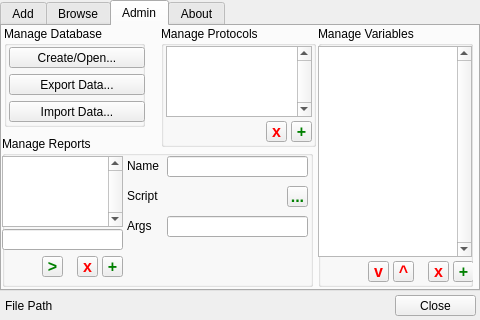
<?xml version="1.0" encoding="UTF-8"?>
<ui version="4.0">
 <class>Form</class>
 <widget class="QWidget" name="Form">
  <property name="geometry">
   <rect>
    <x>0</x>
    <y>0</y>
    <width>480</width>
    <height>320</height>
   </rect>
  </property>
  <property name="sizePolicy">
   <sizepolicy hsizetype="Preferred" vsizetype="Preferred">
    <horstretch>0</horstretch>
    <verstretch>0</verstretch>
   </sizepolicy>
  </property>
  <property name="windowTitle">
   <string>Form</string>
  </property>
  <widget class="QTabWidget" name="tabWidget">
   <property name="geometry">
    <rect>
     <x>0</x>
     <y>0</y>
     <width>480</width>
     <height>291</height>
    </rect>
   </property>
   <property name="currentIndex">
    <number>2</number>
   </property>
   <widget class="QWidget" name="tab">
    <attribute name="title">
     <string>Add</string>
    </attribute>
    <widget class="QLabel" name="label_6">
     <property name="geometry">
      <rect>
       <x>10</x>
       <y>10</y>
       <width>71</width>
       <height>16</height>
      </rect>
     </property>
     <property name="text">
      <string>Subject #</string>
     </property>
    </widget>
    <widget class="QLineEdit" name="add_subject_lineEdit">
     <property name="geometry">
      <rect>
       <x>80</x>
       <y>10</y>
       <width>64</width>
       <height>21</height>
      </rect>
     </property>
     <property name="readOnly">
      <bool>false</bool>
     </property>
    </widget>
    <widget class="QPushButton" name="add_pushButton">
     <property name="geometry">
      <rect>
       <x>385</x>
       <y>235</y>
       <width>81</width>
       <height>21</height>
      </rect>
     </property>
     <property name="text">
      <string>Add</string>
     </property>
    </widget>
    <widget class="QGroupBox" name="groupBox_6">
     <property name="geometry">
      <rect>
       <x>2</x>
       <y>35</y>
       <width>231</width>
       <height>221</height>
      </rect>
     </property>
     <property name="title">
      <string>Demographic Data</string>
     </property>
     <widget class="QLabel" name="label_3">
      <property name="geometry">
       <rect>
        <x>5</x>
        <y>87</y>
        <width>71</width>
        <height>16</height>
       </rect>
      </property>
      <property name="text">
       <string>Email</string>
      </property>
     </widget>
     <widget class="QDateEdit" name="add_birthdate_dateEdit">
      <property name="geometry">
       <rect>
        <x>79</x>
        <y>145</y>
        <width>111</width>
        <height>21</height>
       </rect>
      </property>
      <property name="displayFormat">
       <string>yyyy-MM-dd</string>
      </property>
      <property name="calendarPopup">
       <bool>true</bool>
      </property>
     </widget>
     <widget class="QLabel" name="label_4">
      <property name="geometry">
       <rect>
        <x>5</x>
        <y>118</y>
        <width>71</width>
        <height>16</height>
       </rect>
      </property>
      <property name="text">
       <string>Phone #</string>
      </property>
     </widget>
     <widget class="QLineEdit" name="add_lname_lineEdit">
      <property name="geometry">
       <rect>
        <x>79</x>
        <y>55</y>
        <width>141</width>
        <height>21</height>
       </rect>
      </property>
     </widget>
     <widget class="QLabel" name="label_5">
      <property name="geometry">
       <rect>
        <x>5</x>
        <y>148</y>
        <width>71</width>
        <height>16</height>
       </rect>
      </property>
      <property name="text">
       <string>Birthdate</string>
      </property>
     </widget>
     <widget class="QLabel" name="label_2">
      <property name="geometry">
       <rect>
        <x>5</x>
        <y>57</y>
        <width>71</width>
        <height>16</height>
       </rect>
      </property>
      <property name="text">
       <string>Last Name</string>
      </property>
     </widget>
     <widget class="QLineEdit" name="add_email_lineEdit">
      <property name="geometry">
       <rect>
        <x>79</x>
        <y>85</y>
        <width>141</width>
        <height>21</height>
       </rect>
      </property>
     </widget>
     <widget class="QLineEdit" name="add_phone_lineEdit">
      <property name="geometry">
       <rect>
        <x>79</x>
        <y>115</y>
        <width>141</width>
        <height>21</height>
       </rect>
      </property>
     </widget>
     <widget class="QLabel" name="label">
      <property name="geometry">
       <rect>
        <x>5</x>
        <y>25</y>
        <width>71</width>
        <height>21</height>
       </rect>
      </property>
      <property name="text">
       <string>First Name</string>
      </property>
     </widget>
     <widget class="QLineEdit" name="add_fname_lineEdit">
      <property name="geometry">
       <rect>
        <x>79</x>
        <y>25</y>
        <width>141</width>
        <height>21</height>
       </rect>
      </property>
     </widget>
     <widget class="QCheckBox" name="add_contact_checkBox">
      <property name="geometry">
       <rect>
        <x>5</x>
        <y>175</y>
        <width>196</width>
        <height>26</height>
       </rect>
      </property>
      <property name="text">
       <string>Consent to be contacted?</string>
      </property>
     </widget>
     <widget class="QLabel" name="add_age_label">
      <property name="geometry">
       <rect>
        <x>200</x>
        <y>148</y>
        <width>51</width>
        <height>16</height>
       </rect>
      </property>
      <property name="text">
       <string>Age</string>
      </property>
     </widget>
    </widget>
    <widget class="QGroupBox" name="groupBox_7">
     <property name="geometry">
      <rect>
       <x>240</x>
       <y>35</y>
       <width>231</width>
       <height>146</height>
      </rect>
     </property>
     <property name="title">
      <string>IRB/NIH Protocol Data</string>
     </property>
     <widget class="QComboBox" name="add_protocol_comboBox">
      <property name="geometry">
       <rect>
        <x>79</x>
        <y>25</y>
        <width>141</width>
        <height>21</height>
       </rect>
      </property>
     </widget>
     <widget class="QLabel" name="label_7">
      <property name="geometry">
       <rect>
        <x>5</x>
        <y>58</y>
        <width>71</width>
        <height>16</height>
       </rect>
      </property>
      <property name="text">
       <string>Ethnic ID</string>
      </property>
     </widget>
     <widget class="QComboBox" name="add_gender_comboBox">
      <property name="geometry">
       <rect>
        <x>79</x>
        <y>115</y>
        <width>141</width>
        <height>21</height>
       </rect>
      </property>
     </widget>
     <widget class="QComboBox" name="add_ethnic_id_comboBox">
      <property name="geometry">
       <rect>
        <x>79</x>
        <y>55</y>
        <width>141</width>
        <height>21</height>
       </rect>
      </property>
     </widget>
     <widget class="QLabel" name="label_8">
      <property name="geometry">
       <rect>
        <x>5</x>
        <y>88</y>
        <width>71</width>
        <height>16</height>
       </rect>
      </property>
      <property name="text">
       <string>Race</string>
      </property>
     </widget>
     <widget class="QComboBox" name="add_race_comboBox">
      <property name="geometry">
       <rect>
        <x>79</x>
        <y>85</y>
        <width>141</width>
        <height>21</height>
       </rect>
      </property>
     </widget>
     <widget class="QLabel" name="label_9">
      <property name="geometry">
       <rect>
        <x>5</x>
        <y>118</y>
        <width>71</width>
        <height>16</height>
       </rect>
      </property>
      <property name="text">
       <string>Gender</string>
      </property>
     </widget>
     <widget class="QLabel" name="label_12">
      <property name="geometry">
       <rect>
        <x>5</x>
        <y>28</y>
        <width>71</width>
        <height>16</height>
       </rect>
      </property>
      <property name="text">
       <string>Protocol</string>
      </property>
     </widget>
    </widget>
   </widget>
   <widget class="QWidget" name="tab_2">
    <attribute name="title">
     <string>Browse</string>
    </attribute>
    <widget class="QComboBox" name="edit_subject_list_comboBox">
     <property name="geometry">
      <rect>
       <x>225</x>
       <y>10</y>
       <width>201</width>
       <height>21</height>
      </rect>
     </property>
    </widget>
    <widget class="QLineEdit" name="edit_search_lineEdit">
     <property name="geometry">
      <rect>
       <x>25</x>
       <y>10</y>
       <width>171</width>
       <height>21</height>
      </rect>
     </property>
     <property name="toolTip">
      <string/>
     </property>
    </widget>
    <widget class="QLabel" name="edit_find_label">
     <property name="geometry">
      <rect>
       <x>5</x>
       <y>10</y>
       <width>21</width>
       <height>21</height>
      </rect>
     </property>
     <property name="text">
      <string>Search:</string>
     </property>
    </widget>
    <widget class="QLabel" name="edit_subjects_label">
     <property name="geometry">
      <rect>
       <x>205</x>
       <y>10</y>
       <width>21</width>
       <height>21</height>
      </rect>
     </property>
     <property name="text">
      <string>Subject:</string>
     </property>
    </widget>
    <widget class="QGroupBox" name="groupBox">
     <property name="geometry">
      <rect>
       <x>0</x>
       <y>35</y>
       <width>181</width>
       <height>226</height>
      </rect>
     </property>
     <property name="title">
      <string>Demographic Data</string>
     </property>
     <property name="checkable">
      <bool>false</bool>
     </property>
     <widget class="QLabel" name="edit_email_label">
      <property name="geometry">
       <rect>
        <x>5</x>
        <y>40</y>
        <width>171</width>
        <height>16</height>
       </rect>
      </property>
      <property name="text">
       <string>Email</string>
      </property>
     </widget>
     <widget class="QLabel" name="edit_phone_label">
      <property name="geometry">
       <rect>
        <x>5</x>
        <y>60</y>
        <width>171</width>
        <height>16</height>
       </rect>
      </property>
      <property name="text">
       <string>Phone</string>
      </property>
     </widget>
     <widget class="QLabel" name="edit_name_label">
      <property name="geometry">
       <rect>
        <x>5</x>
        <y>20</y>
        <width>171</width>
        <height>16</height>
       </rect>
      </property>
      <property name="text">
       <string>Name</string>
      </property>
     </widget>
     <widget class="QCheckBox" name="edit_contact_checkBox">
      <property name="geometry">
       <rect>
        <x>80</x>
        <y>95</y>
        <width>76</width>
        <height>20</height>
       </rect>
      </property>
      <property name="text">
       <string>Contact?</string>
      </property>
     </widget>
     <widget class="QLabel" name="edit_dob_label">
      <property name="geometry">
       <rect>
        <x>5</x>
        <y>80</y>
        <width>96</width>
        <height>16</height>
       </rect>
      </property>
      <property name="text">
       <string>DOB</string>
      </property>
     </widget>
     <widget class="QPlainTextEdit" name="edit_notes_plainTextEdit">
      <property name="geometry">
       <rect>
        <x>5</x>
        <y>130</y>
        <width>161</width>
        <height>91</height>
       </rect>
      </property>
     </widget>
     <widget class="QLabel" name="edit_notes_label">
      <property name="geometry">
       <rect>
        <x>5</x>
        <y>110</y>
        <width>191</width>
        <height>16</height>
       </rect>
      </property>
      <property name="text">
       <string>Notes:</string>
      </property>
     </widget>
    </widget>
    <widget class="QGroupBox" name="groupBox_8">
     <property name="geometry">
      <rect>
       <x>302</x>
       <y>35</y>
       <width>171</width>
       <height>226</height>
      </rect>
     </property>
     <property name="title">
      <string>User Data</string>
     </property>
     <widget class="QTableWidget" name="edit_user_tableWidget">
      <property name="geometry">
       <rect>
        <x>2</x>
        <y>20</y>
        <width>168</width>
        <height>176</height>
       </rect>
      </property>
      <property name="verticalScrollBarPolicy">
       <enum>Qt::ScrollBarAlwaysOn</enum>
      </property>
      <property name="horizontalScrollBarPolicy">
       <enum>Qt::ScrollBarAlwaysOff</enum>
      </property>
      <property name="selectionBehavior">
       <enum>QAbstractItemView::SelectRows</enum>
      </property>
      <attribute name="horizontalHeaderDefaultSectionSize">
       <number>60</number>
      </attribute>
      <attribute name="horizontalHeaderMinimumSectionSize">
       <number>24</number>
      </attribute>
      <attribute name="horizontalHeaderStretchLastSection">
       <bool>true</bool>
      </attribute>
      <attribute name="verticalHeaderVisible">
       <bool>false</bool>
      </attribute>
      <attribute name="verticalHeaderDefaultSectionSize">
       <number>18</number>
      </attribute>
      <column>
       <property name="text">
        <string>Name</string>
       </property>
      </column>
      <column>
       <property name="text">
        <string>Value</string>
       </property>
      </column>
     </widget>
     <widget class="QLabel" name="edit_data_changed_label">
      <property name="geometry">
       <rect>
        <x>10</x>
        <y>200</y>
        <width>71</width>
        <height>21</height>
       </rect>
      </property>
      <property name="toolTip">
       <string/>
      </property>
      <property name="text">
       <string>Modified</string>
      </property>
      <property name="alignment">
       <set>Qt::AlignCenter</set>
      </property>
     </widget>
     <widget class="QPushButton" name="edit_pushButton">
      <property name="geometry">
       <rect>
        <x>90</x>
        <y>200</y>
        <width>81</width>
        <height>21</height>
       </rect>
      </property>
      <property name="text">
       <string>Save</string>
      </property>
     </widget>
    </widget>
    <widget class="QPushButton" name="edit_search_back_pushButton">
     <property name="geometry">
      <rect>
       <x>430</x>
       <y>10</y>
       <width>21</width>
       <height>21</height>
      </rect>
     </property>
     <property name="palette">
      <palette>
       <active>
        <colorrole role="WindowText">
         <brush brushstyle="SolidPattern">
          <color alpha="255">
           <red>0</red>
           <green>0</green>
           <blue>255</blue>
          </color>
         </brush>
        </colorrole>
        <colorrole role="Text">
         <brush brushstyle="SolidPattern">
          <color alpha="255">
           <red>0</red>
           <green>0</green>
           <blue>255</blue>
          </color>
         </brush>
        </colorrole>
        <colorrole role="ButtonText">
         <brush brushstyle="SolidPattern">
          <color alpha="255">
           <red>0</red>
           <green>0</green>
           <blue>255</blue>
          </color>
         </brush>
        </colorrole>
       </active>
       <inactive>
        <colorrole role="WindowText">
         <brush brushstyle="SolidPattern">
          <color alpha="255">
           <red>0</red>
           <green>0</green>
           <blue>255</blue>
          </color>
         </brush>
        </colorrole>
        <colorrole role="Text">
         <brush brushstyle="SolidPattern">
          <color alpha="255">
           <red>0</red>
           <green>0</green>
           <blue>255</blue>
          </color>
         </brush>
        </colorrole>
        <colorrole role="ButtonText">
         <brush brushstyle="SolidPattern">
          <color alpha="255">
           <red>0</red>
           <green>0</green>
           <blue>255</blue>
          </color>
         </brush>
        </colorrole>
       </inactive>
       <disabled>
        <colorrole role="WindowText">
         <brush brushstyle="SolidPattern">
          <color alpha="255">
           <red>0</red>
           <green>0</green>
           <blue>255</blue>
          </color>
         </brush>
        </colorrole>
        <colorrole role="Text">
         <brush brushstyle="SolidPattern">
          <color alpha="255">
           <red>0</red>
           <green>0</green>
           <blue>255</blue>
          </color>
         </brush>
        </colorrole>
        <colorrole role="ButtonText">
         <brush brushstyle="SolidPattern">
          <color alpha="255">
           <red>0</red>
           <green>0</green>
           <blue>255</blue>
          </color>
         </brush>
        </colorrole>
       </disabled>
      </palette>
     </property>
     <property name="font">
      <font>
       <pointsize>12</pointsize>
       <weight>75</weight>
       <bold>true</bold>
      </font>
     </property>
     <property name="toolTip">
      <string/>
     </property>
     <property name="styleSheet">
      <string notr="true">QPushButton {color: blue; padding: 0px;}</string>
     </property>
     <property name="text">
      <string>&lt;</string>
     </property>
    </widget>
    <widget class="QPushButton" name="edit_search_fwd_pushButton">
     <property name="geometry">
      <rect>
       <x>450</x>
       <y>10</y>
       <width>21</width>
       <height>21</height>
      </rect>
     </property>
     <property name="palette">
      <palette>
       <active>
        <colorrole role="WindowText">
         <brush brushstyle="SolidPattern">
          <color alpha="255">
           <red>0</red>
           <green>0</green>
           <blue>255</blue>
          </color>
         </brush>
        </colorrole>
        <colorrole role="Text">
         <brush brushstyle="SolidPattern">
          <color alpha="255">
           <red>0</red>
           <green>0</green>
           <blue>255</blue>
          </color>
         </brush>
        </colorrole>
        <colorrole role="ButtonText">
         <brush brushstyle="SolidPattern">
          <color alpha="255">
           <red>0</red>
           <green>0</green>
           <blue>255</blue>
          </color>
         </brush>
        </colorrole>
       </active>
       <inactive>
        <colorrole role="WindowText">
         <brush brushstyle="SolidPattern">
          <color alpha="255">
           <red>0</red>
           <green>0</green>
           <blue>255</blue>
          </color>
         </brush>
        </colorrole>
        <colorrole role="Text">
         <brush brushstyle="SolidPattern">
          <color alpha="255">
           <red>0</red>
           <green>0</green>
           <blue>255</blue>
          </color>
         </brush>
        </colorrole>
        <colorrole role="ButtonText">
         <brush brushstyle="SolidPattern">
          <color alpha="255">
           <red>0</red>
           <green>0</green>
           <blue>255</blue>
          </color>
         </brush>
        </colorrole>
       </inactive>
       <disabled>
        <colorrole role="WindowText">
         <brush brushstyle="SolidPattern">
          <color alpha="255">
           <red>0</red>
           <green>0</green>
           <blue>255</blue>
          </color>
         </brush>
        </colorrole>
        <colorrole role="Text">
         <brush brushstyle="SolidPattern">
          <color alpha="255">
           <red>0</red>
           <green>0</green>
           <blue>255</blue>
          </color>
         </brush>
        </colorrole>
        <colorrole role="ButtonText">
         <brush brushstyle="SolidPattern">
          <color alpha="255">
           <red>0</red>
           <green>0</green>
           <blue>255</blue>
          </color>
         </brush>
        </colorrole>
       </disabled>
      </palette>
     </property>
     <property name="font">
      <font>
       <pointsize>12</pointsize>
       <weight>75</weight>
       <bold>true</bold>
      </font>
     </property>
     <property name="toolTip">
      <string/>
     </property>
     <property name="styleSheet">
      <string notr="true">QPushButton {color: blue; padding: 0px;}</string>
     </property>
     <property name="text">
      <string>&gt;</string>
     </property>
    </widget>
    <widget class="QGroupBox" name="groupBox_9">
     <property name="geometry">
      <rect>
       <x>170</x>
       <y>35</y>
       <width>131</width>
       <height>131</height>
      </rect>
     </property>
     <property name="title">
      <string>Protocols</string>
     </property>
     <widget class="QDateEdit" name="edit_protocol_date_dateEdit">
      <property name="geometry">
       <rect>
        <x>0</x>
        <y>104</y>
        <width>111</width>
        <height>21</height>
       </rect>
      </property>
      <property name="displayFormat">
       <string>yyyy-MM-dd</string>
      </property>
      <property name="calendarPopup">
       <bool>true</bool>
      </property>
     </widget>
     <widget class="QListWidget" name="edit_protocol_listWidget">
      <property name="geometry">
       <rect>
        <x>0</x>
        <y>20</y>
        <width>131</width>
        <height>81</height>
       </rect>
      </property>
      <property name="verticalScrollBarPolicy">
       <enum>Qt::ScrollBarAlwaysOn</enum>
      </property>
     </widget>
     <widget class="QPushButton" name="edit_protocol_date_remove_pushButton">
      <property name="geometry">
       <rect>
        <x>110</x>
        <y>104</y>
        <width>21</width>
        <height>21</height>
       </rect>
      </property>
      <property name="font">
       <font>
        <pointsize>12</pointsize>
        <weight>75</weight>
        <bold>true</bold>
       </font>
      </property>
      <property name="styleSheet">
       <string notr="true">QPushButton {color: red; padding: 0px;}</string>
      </property>
      <property name="text">
       <string>x</string>
      </property>
     </widget>
    </widget>
    <widget class="QGroupBox" name="groupBox_10">
     <property name="geometry">
      <rect>
       <x>170</x>
       <y>165</y>
       <width>131</width>
       <height>96</height>
      </rect>
     </property>
     <property name="title">
      <string>Reports</string>
     </property>
     <widget class="QListWidget" name="edit_reports_listWidget">
      <property name="geometry">
       <rect>
        <x>0</x>
        <y>20</y>
        <width>131</width>
        <height>71</height>
       </rect>
      </property>
      <property name="verticalScrollBarPolicy">
       <enum>Qt::ScrollBarAlwaysOn</enum>
      </property>
     </widget>
     <widget class="QPushButton" name="edit_reports_run_pushButton">
      <property name="geometry">
       <rect>
        <x>90</x>
        <y>104</y>
        <width>21</width>
        <height>21</height>
       </rect>
      </property>
      <property name="text">
       <string>&gt;</string>
      </property>
     </widget>
    </widget>
   </widget>
   <widget class="QWidget" name="tab_3">
    <attribute name="title">
     <string>Admin</string>
    </attribute>
    <widget class="QGroupBox" name="groupBox_2">
     <property name="geometry">
      <rect>
       <x>159</x>
       <y>0</y>
       <width>155</width>
       <height>121</height>
      </rect>
     </property>
     <property name="styleSheet">
      <string notr="true"/>
     </property>
     <property name="title">
      <string>Manage Protocols</string>
     </property>
     <widget class="QPushButton" name="admin_protocols_remove_pushButton">
      <property name="geometry">
       <rect>
        <x>105</x>
        <y>95</y>
        <width>21</width>
        <height>21</height>
       </rect>
      </property>
      <property name="font">
       <font>
        <pointsize>12</pointsize>
        <weight>75</weight>
        <bold>true</bold>
       </font>
      </property>
      <property name="styleSheet">
       <string notr="true">QPushButton {color: red; padding: 0px;}</string>
      </property>
      <property name="text">
       <string>x</string>
      </property>
     </widget>
     <widget class="QPushButton" name="admin_protocols_add_pushButton">
      <property name="geometry">
       <rect>
        <x>130</x>
        <y>95</y>
        <width>21</width>
        <height>21</height>
       </rect>
      </property>
      <property name="font">
       <font>
        <pointsize>12</pointsize>
        <weight>75</weight>
        <bold>true</bold>
       </font>
      </property>
      <property name="styleSheet">
       <string notr="true">QPushButton {color: green; padding: 0px;}</string>
      </property>
      <property name="text">
       <string>+</string>
      </property>
     </widget>
     <widget class="QListWidget" name="admin_protocols_listWidget">
      <property name="geometry">
       <rect>
        <x>5</x>
        <y>20</y>
        <width>146</width>
        <height>71</height>
       </rect>
      </property>
      <property name="verticalScrollBarPolicy">
       <enum>Qt::ScrollBarAlwaysOn</enum>
      </property>
     </widget>
    </widget>
    <widget class="QGroupBox" name="groupBox_3">
     <property name="geometry">
      <rect>
       <x>316</x>
       <y>0</y>
       <width>155</width>
       <height>261</height>
      </rect>
     </property>
     <property name="styleSheet">
      <string notr="true"/>
     </property>
     <property name="title">
      <string>Manage Variables</string>
     </property>
     <widget class="QPushButton" name="admin_user_remove_pushButton">
      <property name="geometry">
       <rect>
        <x>110</x>
        <y>235</y>
        <width>21</width>
        <height>21</height>
       </rect>
      </property>
      <property name="font">
       <font>
        <pointsize>12</pointsize>
        <weight>75</weight>
        <bold>true</bold>
       </font>
      </property>
      <property name="styleSheet">
       <string notr="true">QPushButton {color: red; padding: 0px;}</string>
      </property>
      <property name="text">
       <string>x</string>
      </property>
     </widget>
     <widget class="QPushButton" name="admin_user_add_pushButton">
      <property name="geometry">
       <rect>
        <x>135</x>
        <y>235</y>
        <width>21</width>
        <height>21</height>
       </rect>
      </property>
      <property name="font">
       <font>
        <pointsize>12</pointsize>
        <weight>75</weight>
        <bold>true</bold>
       </font>
      </property>
      <property name="styleSheet">
       <string notr="true">QPushButton {color: green; padding: 0px;}</string>
      </property>
      <property name="text">
       <string>+</string>
      </property>
     </widget>
     <widget class="QListWidget" name="admin_user_listWidget">
      <property name="geometry">
       <rect>
        <x>0</x>
        <y>20</y>
        <width>154</width>
        <height>211</height>
       </rect>
      </property>
      <property name="verticalScrollBarPolicy">
       <enum>Qt::ScrollBarAlwaysOn</enum>
      </property>
     </widget>
     <widget class="QPushButton" name="admin_user_export_pushButton">
      <property name="geometry">
       <rect>
        <x>75</x>
        <y>235</y>
        <width>21</width>
        <height>21</height>
       </rect>
      </property>
      <property name="font">
       <font>
        <pointsize>12</pointsize>
        <weight>75</weight>
        <bold>true</bold>
       </font>
      </property>
      <property name="styleSheet">
       <string notr="true">QPushButton {color: red; padding: 0px;}</string>
      </property>
      <property name="text">
       <string>^</string>
      </property>
     </widget>
     <widget class="QPushButton" name="admin_user_import_pushButton">
      <property name="geometry">
       <rect>
        <x>50</x>
        <y>235</y>
        <width>21</width>
        <height>21</height>
       </rect>
      </property>
      <property name="font">
       <font>
        <pointsize>12</pointsize>
        <weight>75</weight>
        <bold>true</bold>
       </font>
      </property>
      <property name="styleSheet">
       <string notr="true">QPushButton {color: red; padding: 0px;}</string>
      </property>
      <property name="text">
       <string>v</string>
      </property>
     </widget>
    </widget>
    <widget class="QGroupBox" name="groupBox_4">
     <property name="geometry">
      <rect>
       <x>2</x>
       <y>0</y>
       <width>141</width>
       <height>101</height>
      </rect>
     </property>
     <property name="styleSheet">
      <string notr="true"/>
     </property>
     <property name="title">
      <string>Manage Database</string>
     </property>
     <widget class="QPushButton" name="admin_db_export_schema_pushButton">
      <property name="geometry">
       <rect>
        <x>5</x>
        <y>48</y>
        <width>136</width>
        <height>21</height>
       </rect>
      </property>
      <property name="text">
       <string>Export Data...</string>
      </property>
     </widget>
     <widget class="QPushButton" name="admin_db_import_schema_pushButton">
      <property name="geometry">
       <rect>
        <x>5</x>
        <y>75</y>
        <width>136</width>
        <height>21</height>
       </rect>
      </property>
      <property name="text">
       <string>Import Data...</string>
      </property>
     </widget>
     <widget class="QPushButton" name="admin_db_open_pushButton">
      <property name="geometry">
       <rect>
        <x>5</x>
        <y>21</y>
        <width>136</width>
        <height>21</height>
       </rect>
      </property>
      <property name="text">
       <string>Create/Open...</string>
      </property>
     </widget>
    </widget>
    <widget class="QGroupBox" name="groupBox_5">
     <property name="geometry">
      <rect>
       <x>0</x>
       <y>110</y>
       <width>311</width>
       <height>151</height>
      </rect>
     </property>
     <property name="styleSheet">
      <string notr="true"/>
     </property>
     <property name="title">
      <string>Manage Reports</string>
     </property>
     <widget class="QPushButton" name="admin_reports_remove_pushButton">
      <property name="geometry">
       <rect>
        <x>75</x>
        <y>120</y>
        <width>21</width>
        <height>21</height>
       </rect>
      </property>
      <property name="font">
       <font>
        <pointsize>12</pointsize>
        <weight>75</weight>
        <bold>true</bold>
       </font>
      </property>
      <property name="styleSheet">
       <string notr="true">QPushButton {color: red; padding: 0px;}</string>
      </property>
      <property name="text">
       <string>x</string>
      </property>
     </widget>
     <widget class="QPushButton" name="admin_reports_add_pushButton">
      <property name="geometry">
       <rect>
        <x>100</x>
        <y>120</y>
        <width>21</width>
        <height>21</height>
       </rect>
      </property>
      <property name="font">
       <font>
        <pointsize>12</pointsize>
        <weight>75</weight>
        <bold>true</bold>
       </font>
      </property>
      <property name="styleSheet">
       <string notr="true">QPushButton {color: green; padding: 0px;}</string>
      </property>
      <property name="text">
       <string>+</string>
      </property>
     </widget>
     <widget class="QListWidget" name="admin_reports_listWidget">
      <property name="geometry">
       <rect>
        <x>0</x>
        <y>20</y>
        <width>121</width>
        <height>71</height>
       </rect>
      </property>
      <property name="toolTip">
       <string/>
      </property>
      <property name="verticalScrollBarPolicy">
       <enum>Qt::ScrollBarAlwaysOn</enum>
      </property>
     </widget>
     <widget class="QLineEdit" name="admin_reports_name_lineEdit">
      <property name="geometry">
       <rect>
        <x>165</x>
        <y>20</y>
        <width>141</width>
        <height>21</height>
       </rect>
      </property>
      <property name="toolTip">
       <string/>
      </property>
     </widget>
     <widget class="QLabel" name="label_10">
      <property name="geometry">
       <rect>
        <x>125</x>
        <y>22</y>
        <width>41</width>
        <height>16</height>
       </rect>
      </property>
      <property name="text">
       <string>Name</string>
      </property>
     </widget>
     <widget class="QLabel" name="label_11">
      <property name="geometry">
       <rect>
        <x>125</x>
        <y>52</y>
        <width>41</width>
        <height>16</height>
       </rect>
      </property>
      <property name="text">
       <string>Script</string>
      </property>
     </widget>
     <widget class="QLineEdit" name="admin_reports_script_lineEdit">
      <property name="geometry">
       <rect>
        <x>0</x>
        <y>93</y>
        <width>121</width>
        <height>21</height>
       </rect>
      </property>
      <property name="toolTip">
       <string/>
      </property>
     </widget>
     <widget class="QPushButton" name="admin_reports_script_pushButton">
      <property name="geometry">
       <rect>
        <x>285</x>
        <y>50</y>
        <width>21</width>
        <height>21</height>
       </rect>
      </property>
      <property name="font">
       <font>
        <pointsize>12</pointsize>
        <weight>75</weight>
        <bold>true</bold>
       </font>
      </property>
      <property name="styleSheet">
       <string notr="true">QPushButton {color: green; padding: 0px;}</string>
      </property>
      <property name="text">
       <string>...</string>
      </property>
     </widget>
     <widget class="QLabel" name="label_13">
      <property name="geometry">
       <rect>
        <x>125</x>
        <y>82</y>
        <width>41</width>
        <height>16</height>
       </rect>
      </property>
      <property name="text">
       <string>Args</string>
      </property>
     </widget>
     <widget class="QLineEdit" name="admin_reports_args_lineEdit">
      <property name="geometry">
       <rect>
        <x>165</x>
        <y>80</y>
        <width>141</width>
        <height>21</height>
       </rect>
      </property>
      <property name="toolTip">
       <string/>
      </property>
     </widget>
     <widget class="QPushButton" name="admin_reports_run_pushButton">
      <property name="geometry">
       <rect>
        <x>40</x>
        <y>120</y>
        <width>21</width>
        <height>21</height>
       </rect>
      </property>
      <property name="font">
       <font>
        <pointsize>12</pointsize>
        <weight>75</weight>
        <bold>true</bold>
       </font>
      </property>
      <property name="styleSheet">
       <string notr="true">QPushButton {color: green; padding: 0px;}</string>
      </property>
      <property name="text">
       <string>&gt;</string>
      </property>
     </widget>
    </widget>
   </widget>
   <widget class="QWidget" name="tab_4">
    <attribute name="title">
     <string>About</string>
    </attribute>
    <widget class="QTextEdit" name="about_textedit">
     <property name="geometry">
      <rect>
       <x>15</x>
       <y>20</y>
       <width>446</width>
       <height>221</height>
      </rect>
     </property>
     <property name="styleSheet">
      <string notr="true"/>
     </property>
     <property name="readOnly">
      <bool>true</bool>
     </property>
     <property name="cursorWidth">
      <number>1</number>
     </property>
    </widget>
   </widget>
  </widget>
  <widget class="QPushButton" name="close_pushButton">
   <property name="geometry">
    <rect>
     <x>395</x>
     <y>295</y>
     <width>81</width>
     <height>21</height>
    </rect>
   </property>
   <property name="text">
    <string>Close</string>
   </property>
  </widget>
  <widget class="QLabel" name="filePath_label">
   <property name="geometry">
    <rect>
     <x>5</x>
     <y>298</y>
     <width>391</width>
     <height>16</height>
    </rect>
   </property>
   <property name="layoutDirection">
    <enum>Qt::RightToLeft</enum>
   </property>
   <property name="text">
    <string>File Path</string>
   </property>
  </widget>
 </widget>
 <tabstops>
  <tabstop>add_fname_lineEdit</tabstop>
  <tabstop>add_lname_lineEdit</tabstop>
  <tabstop>add_email_lineEdit</tabstop>
  <tabstop>add_phone_lineEdit</tabstop>
  <tabstop>add_birthdate_dateEdit</tabstop>
  <tabstop>add_protocol_comboBox</tabstop>
  <tabstop>add_ethnic_id_comboBox</tabstop>
  <tabstop>add_race_comboBox</tabstop>
  <tabstop>add_gender_comboBox</tabstop>
  <tabstop>add_contact_checkBox</tabstop>
  <tabstop>add_pushButton</tabstop>
  <tabstop>add_subject_lineEdit</tabstop>
  <tabstop>tabWidget</tabstop>
  <tabstop>edit_search_lineEdit</tabstop>
  <tabstop>edit_subject_list_comboBox</tabstop>
  <tabstop>edit_user_tableWidget</tabstop>
  <tabstop>admin_reports_listWidget</tabstop>
  <tabstop>admin_reports_add_pushButton</tabstop>
  <tabstop>admin_reports_remove_pushButton</tabstop>
  <tabstop>admin_protocols_listWidget</tabstop>
  <tabstop>admin_protocols_add_pushButton</tabstop>
  <tabstop>admin_protocols_remove_pushButton</tabstop>
  <tabstop>admin_user_listWidget</tabstop>
  <tabstop>admin_user_add_pushButton</tabstop>
  <tabstop>admin_user_remove_pushButton</tabstop>
  <tabstop>close_pushButton</tabstop>
  <tabstop>edit_search_back_pushButton</tabstop>
  <tabstop>edit_search_fwd_pushButton</tabstop>
  <tabstop>edit_protocol_date_dateEdit</tabstop>
  <tabstop>edit_protocol_listWidget</tabstop>
  <tabstop>edit_protocol_date_remove_pushButton</tabstop>
  <tabstop>edit_reports_listWidget</tabstop>
  <tabstop>edit_reports_run_pushButton</tabstop>
  <tabstop>admin_db_export_schema_pushButton</tabstop>
 </tabstops>
 <resources/>
 <connections>
  <connection>
   <sender>close_pushButton</sender>
   <signal>clicked()</signal>
   <receiver>Form</receiver>
   <slot>close()</slot>
   <hints>
    <hint type="sourcelabel">
     <x>467</x>
     <y>341</y>
    </hint>
    <hint type="destinationlabel">
     <x>424</x>
     <y>335</y>
    </hint>
   </hints>
  </connection>
 </connections>
</ui>
